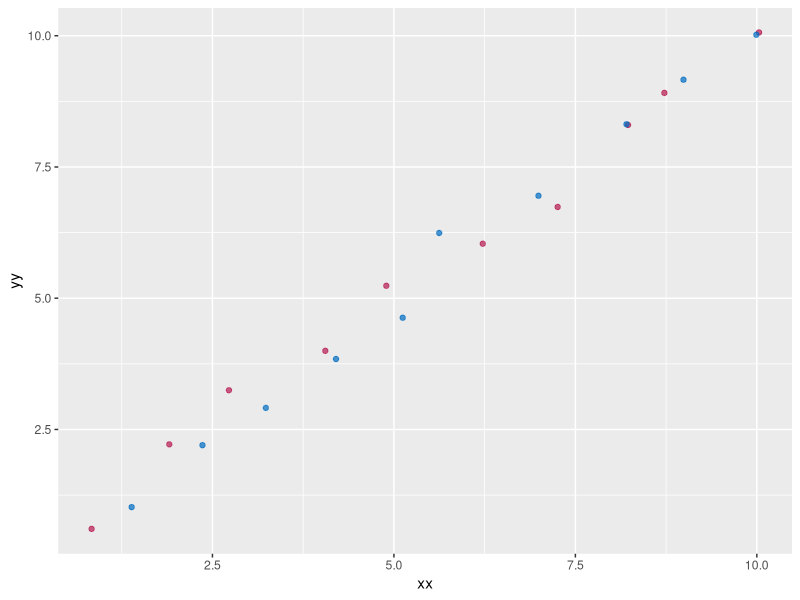
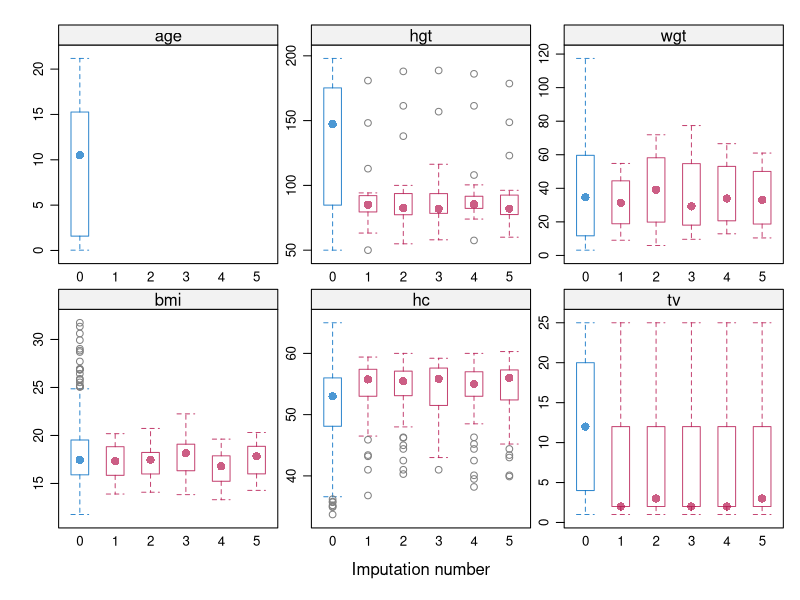
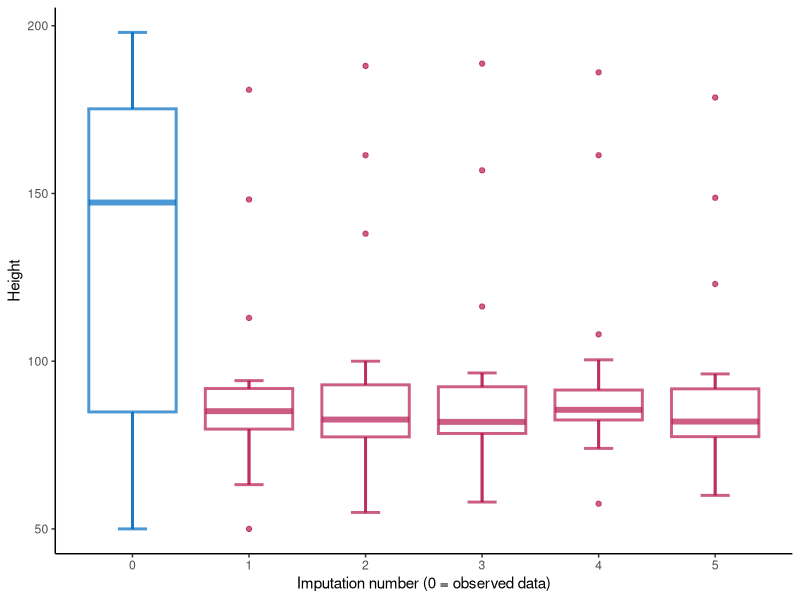
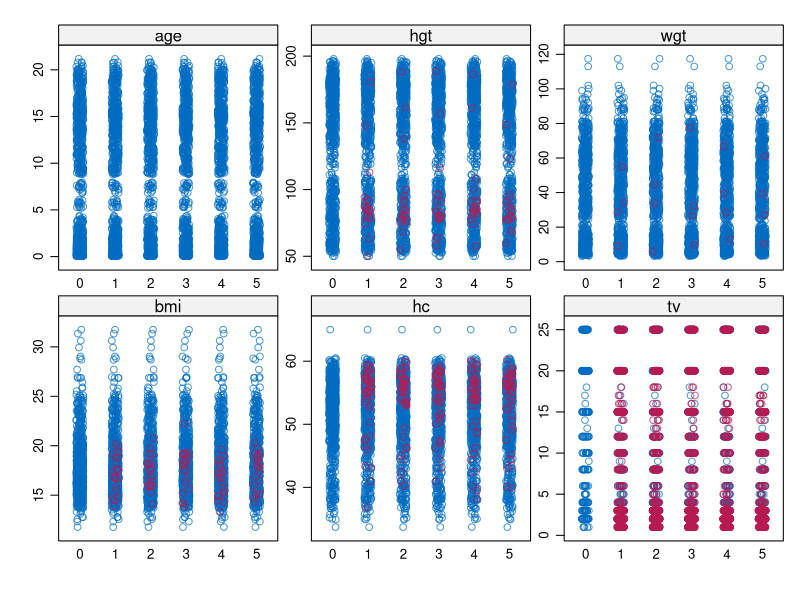
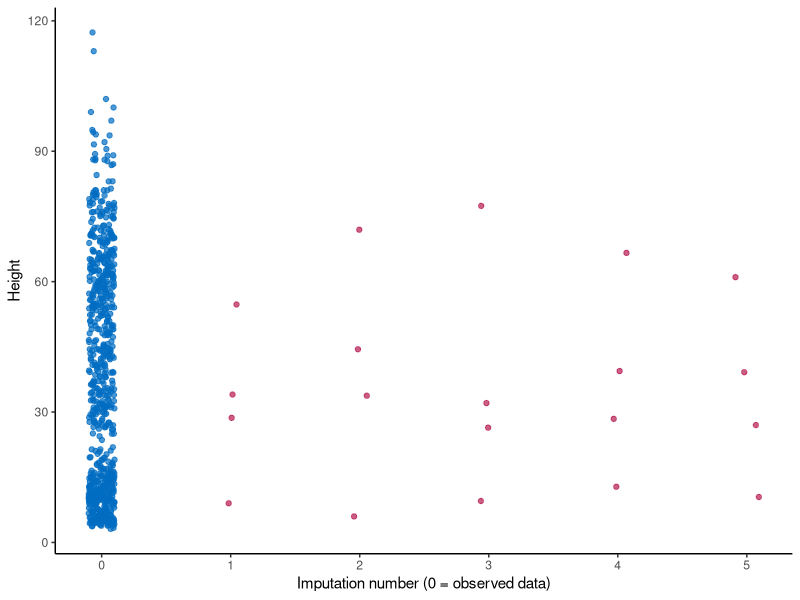
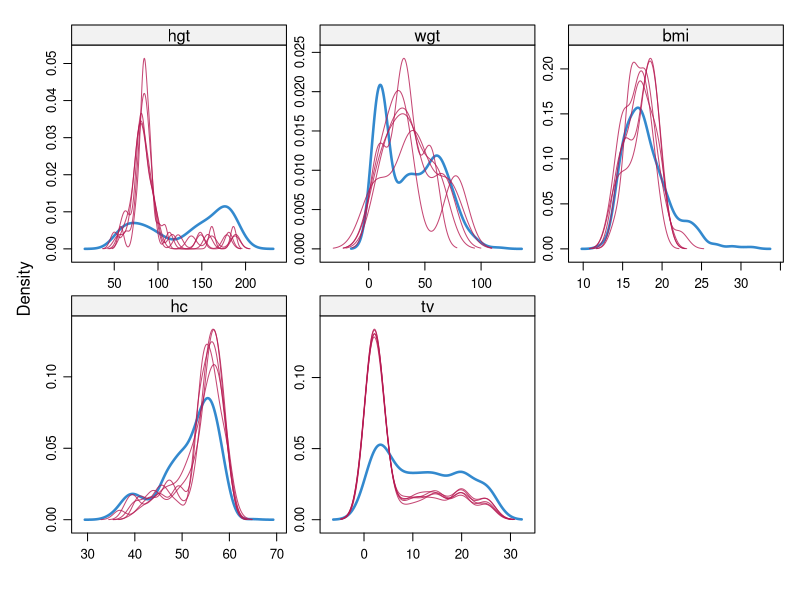
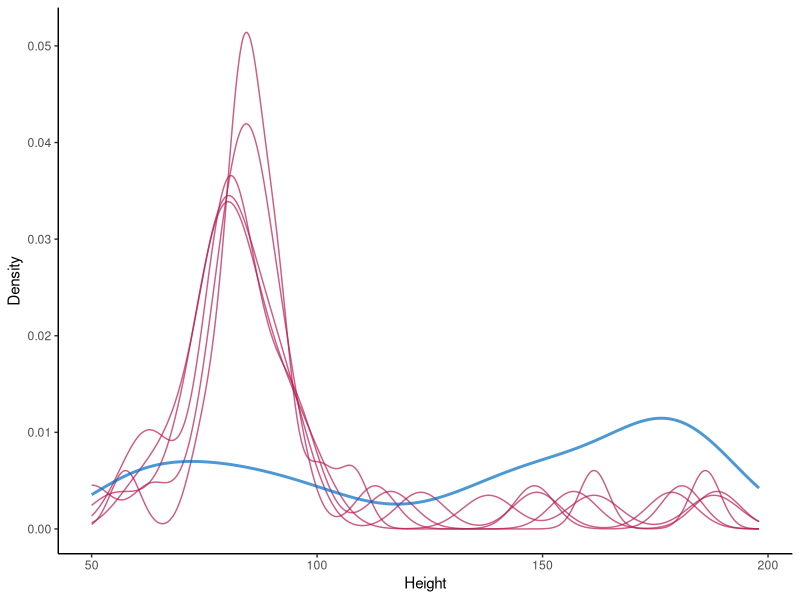
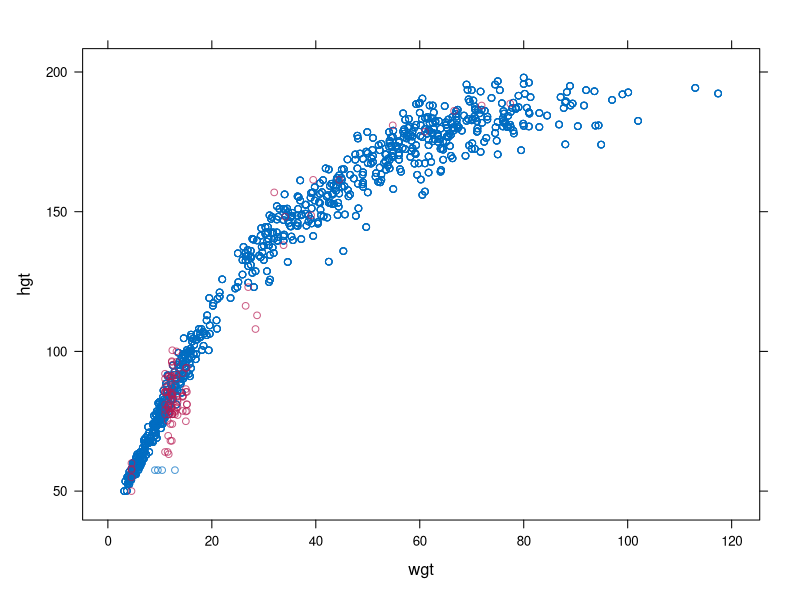

The R script that drew these images, in order:
# convert lattice plots to ggplot to use with plotly
# kleuren in mice.theme()  mice:::mdc(1:2) where 1 = obs and 2 = mis
# plot them side by side, obs data on the left and imputed on the right
# potentially add options to choose which imp to show


# load packages
library(dplyr) #version 0.8.5
library(ggplot2) #version 3.3.0
library(patchwork) #version 1.0.0
library(mice)

# test the colors
obs <- grDevices::hcl(240, 100, 40, 0.7)
mis <- grDevices::hcl(0, 100, 40, 0.7) 
dat <- data.frame(xx=1:10, yy=1:10)
dat %>% ggplot(aes(x=xx, y=yy))+geom_jitter(color=mis)+geom_jitter(color=obs)

# save the colors
cols <- c(obs,mis)

# set default graphing behavior
theme_update(
  plot.title = element_text(hjust = 0.5),
  plot.subtitle = element_text(hjust = 0.5),
  panel.border = element_blank(),
  panel.grid.major = element_blank(),
  panel.grid.minor = element_blank(),
  panel.background = element_blank(),
  axis.line = element_line(colour = "black"),
  legend.key = element_blank(),
  legend.position = "bottom"
)


# get some test data
mids <- mice(boys, printFlag = FALSE)

# generate original mice plots
# box and whiskers of completed data (for large n)
mice::bwplot(mids)

# NEW BWPLOT
mids$imp$hgt %>% 
  setNames(., c("M1", "M2", "M3", "M4", "M5")) %>% 
  ggplot() +
  stat_boxplot(aes(x=1, y=M1), color = cols[2], geom = "errorbar", width = 0.25, size = 1) +  
  stat_boxplot(aes(x=2, y=M2), color = cols[2], geom = "errorbar", width = 0.25, size = 1) +  
  stat_boxplot(aes(x=3, y=M3), color = cols[2], geom = "errorbar", width = 0.25, size = 1) +  
  stat_boxplot(aes(x=4, y=M4), color = cols[2], geom = "errorbar", width = 0.25, size = 1) +  
  stat_boxplot(aes(x=5, y=M5), color = cols[2], geom = "errorbar", width = 0.25, size = 1) +  
  stat_boxplot(data = mids$data, mapping = aes(x=0, y=hgt), na.rm = TRUE, color = cols[1], geom = "errorbar", width = 0.25, size = 1) +  
  geom_boxplot(aes(x=1, y=M1), color = cols[2], size = 1) +
  geom_boxplot(aes(x=2, y=M2), color = cols[2], size = 1) +
  geom_boxplot(aes(x=3, y=M3), color = cols[2], size = 1) +
  geom_boxplot(aes(x=4, y=M4), color = cols[2], size = 1) +
  geom_boxplot(aes(x=5, y=M5), color = cols[2], size = 1) +
  geom_boxplot(data = mids$data, mapping = aes(x=0, y=hgt), na.rm = TRUE, color = cols[1], size =1) +
  scale_x_continuous(breaks = c(0, 1:5)) +
  xlab("Imputation number (0 = observed data)") + 
  ylab("Height")

# stripplot of completed data (for small n)
mice::stripplot(mids)

# NEW STRIPPLOT
mids$imp$wgt %>% 
  setNames(., c("M1", "M2", "M3", "M4", "M5")) %>% 
  ggplot() +
  geom_jitter(aes(x=1, y=M1), height = 0.1, width = 0.1, color = cols[2]) +
  geom_jitter(aes(x=2, y=M2), height = 0.1, width = 0.1, color = cols[2]) +
  geom_jitter(aes(x=3, y=M3), height = 0.1, width = 0.1, color = cols[2]) +
  geom_jitter(aes(x=4, y=M4), height = 0.1, width = 0.1, color = cols[2]) +
  geom_jitter(aes(x=5, y=M5), height = 0.1, width = 0.1, color = cols[2]) +
  geom_jitter(data = mids$data, mapping = aes(x=0, y=wgt), height = 0.1, width = 0.1, na.rm = TRUE, color = cols[1]) +
  scale_x_continuous(breaks = c(0, 1:5)) +
  xlab("Imputation number (0 = observed data)") + 
  ylab("Height")

# density plot of completed data
mice::densityplot(mids)

# NEW DENSITYPLOT
mids$imp$hgt %>% 
  setNames(., c("M1", "M2", "M3", "M4", "M5")) %>% 
  ggplot() +
  geom_density(aes(x=M1), color = cols[2]) +
  geom_density(aes(x=M2), color = cols[2]) +
  geom_density(aes(x=M3), color = cols[2]) +
  geom_density(aes(x=M4), color = cols[2]) +
  geom_density(aes(x=M5), color = cols[2]) +
  geom_density(data = mids$data, aes(x=hgt), na.rm = TRUE, color = cols[1], size = 1) +
  xlab("Height") + 
  ylab("Density")


# scatterplot of completed data
mice::xyplot(mids, hgt~wgt)

# NEW XYPLOT
# mids %>% 
#   complete("long") %>% 
#   ggplot() +
#   geom_point(data = mids$data, aes(x=wgt, y=hgt), na.rm = TRUE, color = cols[1])+
#   geom_point(aes(x=wgt, y=hgt), color = cols[2]) 
  # better to add imputed values to this instead?

# or make it more generic by adding the original data to the completed object?
# cd <- mids %>% 
#   complete("long", include = TRUE) 
r <- as.data.frame(is.na(mids$data)) %>% mutate(.id = 1:dim(.)[1])# dit als filter gebruiken!! als of hgt of wgt missing is plotten
cdf <- mids %>% 
  complete("long", include = FALSE) 

# this works!!
left_join(cdf, r, by = ".id", suffix=c("", "r")) %>% filter(hgtr == T | wgt == T) %>% ggplot() +
  geom_point(data = mids$data , aes(x=wgt, y=hgt), color = cols[1], na.rm=T) +
  geom_point(aes(x=wgt, y=hgt), color = cols[2], na.rm = TRUE) 


# plot separately
# ggplot() +
#   geom_point(data = mids$data , aes(x=wgt, y=hgt), color = cols[1], na.rm=T) 
# cd %>%  
#   ggplot() +
#   geom_point(aes(x=wgt, y=hgt), color = cols[2], na.rm = TRUE) 



# # OPTIONAL: influx-outflux plot of incomplete data
# mice::fluxplot(boys)
# # outflux: hoeveel hangen andere var ervan af?
# # influx hoeveel invloed is er van andere vars?
# # liefst zo hoog mogelijke outflux
